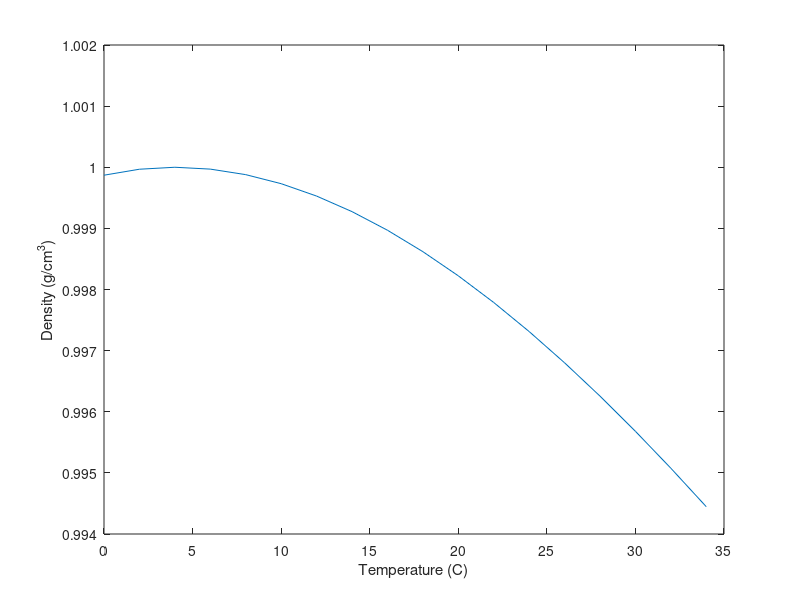

MATLAB code to generate this figure:
TF = 32:3.6:93.2;
TC = 5/9*(TF-32);
p = 5.5289e-8*TC.^3-8.5016e-6*TC.^2+6.5622e-5*TC+0.99987
plot(TC, p)
xlabel('Temperature (C)')
ylabel('Density (g/cm^3)')